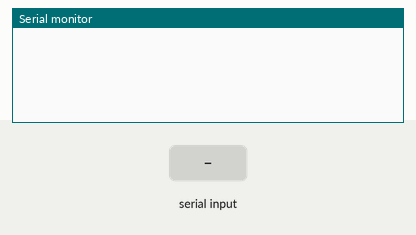
Bench run of a sketch on a simulated Arduino Uno, built with avr-gcc and run on an emulated ATmega328P. On the bench: the last lines printed to the serial monitor. The test bench sets the inputs (shaded band).

Above: at 1.2 s.
1.3 s: "a" received over Serial
At 2.3 s:
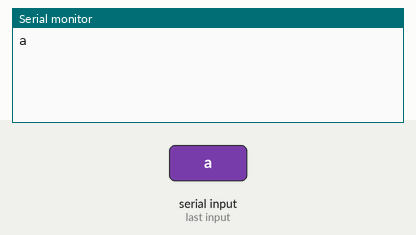
2.8 s: "b" received over Serial
At 3.4 s:
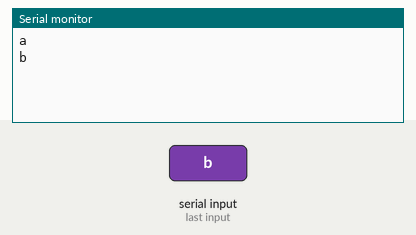
4.3 s: "c" received over Serial
At 5.5 s:
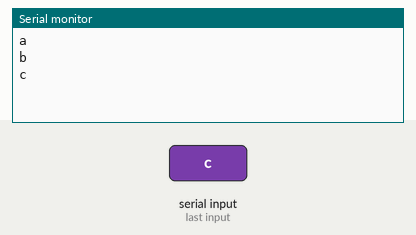
5.8 s: "d" received over Serial
At 6.9 s:
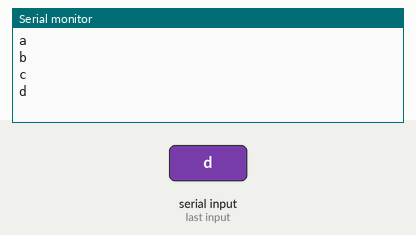
7.3 s: "1" received over Serial
At 8.0 s:
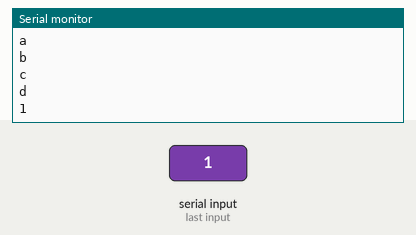

The sketch:

serialInput.ino
```cpp
void setup() {
  // put your setup code here, to run once:
Serial.begin(9600);
}
char value;
void loop() {
  // put your main code here, to run repeatedly:

   if(Serial.available()>0)
   {

    value=Serial.read();
    Serial.println(value);
//    if(value=='1')
//      digitalWrite(13,HIGH);
//    else if(value=='4')
//      digitalWrite(13,LOW);
//
//    if(value=='2')
//      digitalWrite(12,HIGH);
//    else if(value=='4')
//      digitalWrite(12,LOW);
switch(value)
{
  case 'a':  digitalWrite(13,HIGH);break;
  case 'b': digitalWrite(13,LOW);break;
  case 'c': digitalWrite(12,HIGH);break;
  case 'd': digitalWrite(12,LOW);break;

}
    }


}
```

Measured:
- after the input at 1.3 s, the serial monitor: prints a new line at once (image 1)
- after the input at 2.8 s, the serial monitor: prints a new line at once (image 2)
- after the input at 4.3 s, the serial monitor: prints a new line at once (image 3)
- after the input at 5.8 s, the serial monitor: prints a new line at once (image 4)
- after the input at 7.3 s, the serial monitor: prints a new line at once (image 5)
